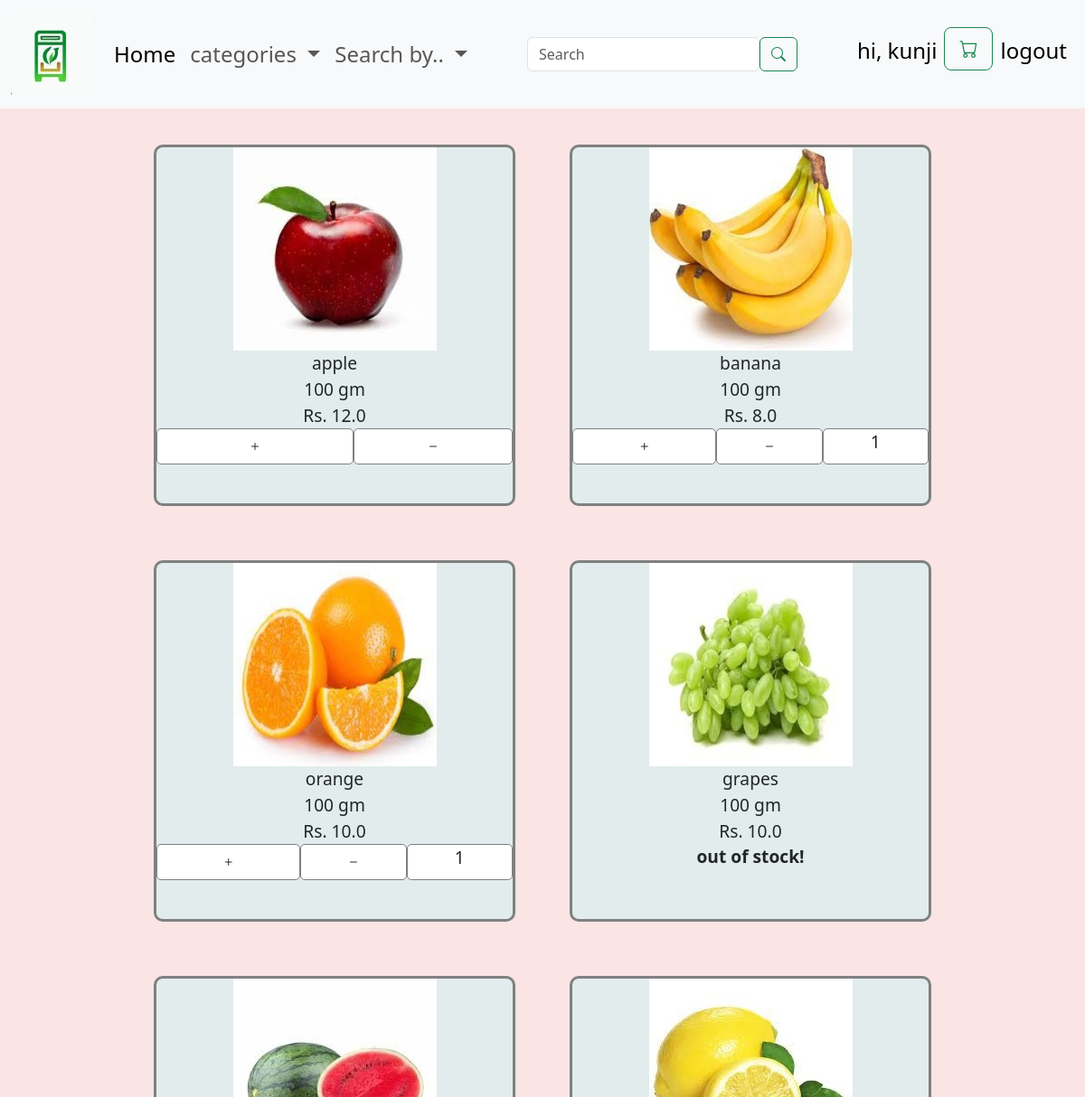
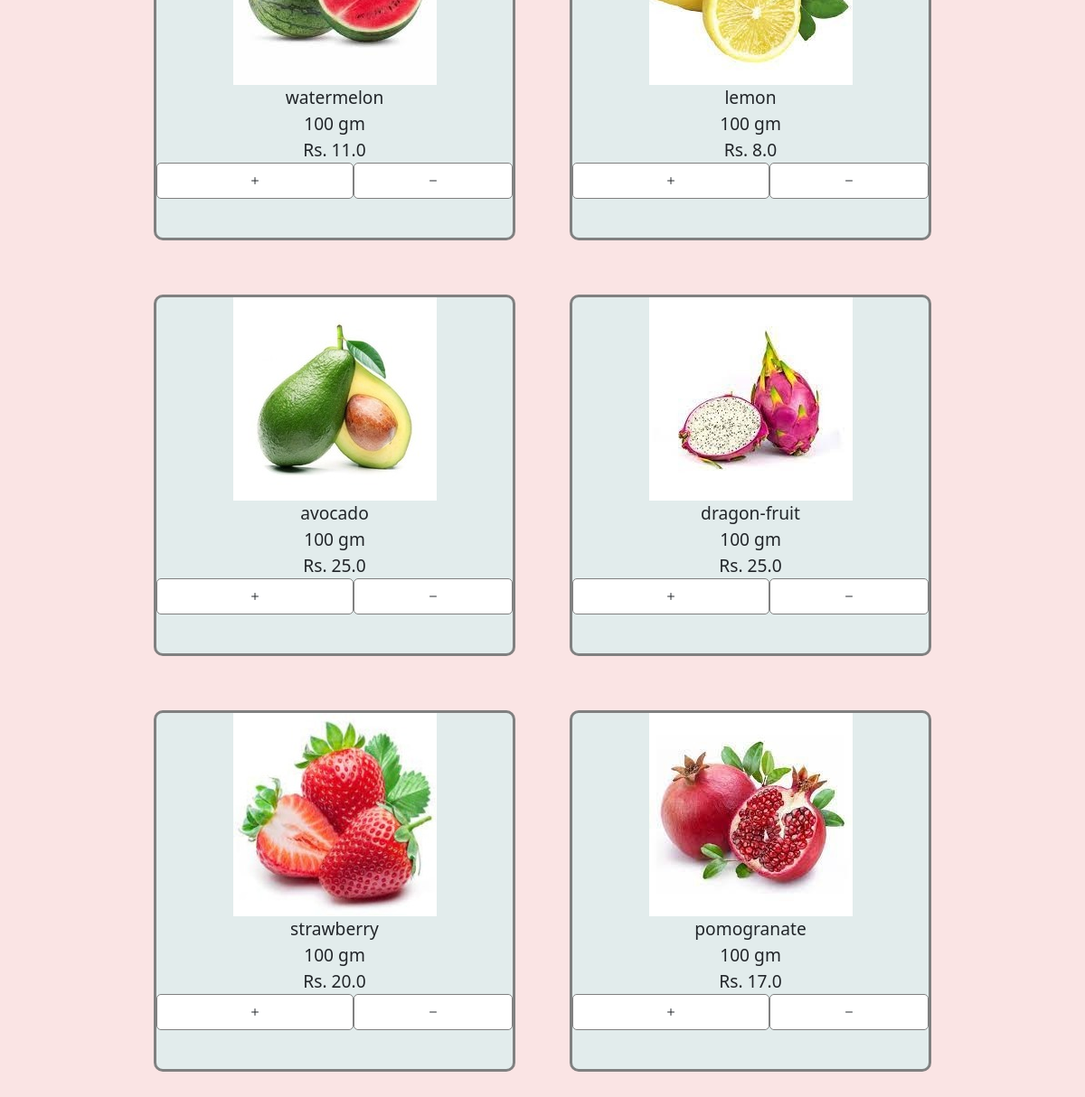
Screenshot of /fsearch?category=fruits (signed in) with the database file from the repository (2 pictures, top to bottom).
### application/models.py (models this page shows, shortened)
class user(db.Model,UserMixin):
    id=db.Column(db.Integer(),primary_key=True)
    uname=db.Column(db.String(length=30),nullable=False,unique=True)
    pswdhash=db.Column(db.String(length=60),nullable=False)
    role=db.Column(db.String(length=10),nullable=False,default='User')
    cart = db.relationship('Cart', backref='user', lazy=True)
    @property
    def password(self):
        return self.password

class prod(db.Model):
    id=db.Column(db.Integer(),primary_key=True)
    catid = db.Column(db.Integer(), db.ForeignKey('cat.id',name='fkpc'), nullable=False)
    pname=db.Column(db.String(length=30),nullable=False,unique=True)
    price = db.Column(db.Float, nullable=False)
    unit=db.Column(db.String(length=15),nullable=False)
    qty=db.Column(db.Integer(),nullable=False,default=0)
    stock=db.Column(db.Integer(),nullable=False,default=20)
    sold=db.Column(db.Integer(),nullable=False)

### application/controllers.py (the view, shortened to what this page needs)
@login_required
@app.route('/fsearch',methods=['GET','POST'])
def fsearch():
    d={}
    for i in current_user.cart:
        d[i.Pid]=i.no
    fp = prod.query.all()
    cats=cat.query.all()
    m=False
    product=request.args.get('search')
    if product:
        query = "%"+product+"%"
        fp=prod.query.filter(prod.pname.like(query)).all()
        return render_template('fsearch.html',products=fp)
    category = request.args.get('category')
    price = request.args.get('price')
    expiry = request.args.get('expiry')
    fp = prod.query.all()
    cats=cat.query.all()
    m=False
    if category:
        category="%"+category+"%"
        cate=cat.query.filter(cat.cname.like(category)).first()
        if cate:
            cid=cate.id
            fp = prod.query.filter(prod.catid==cid)
            m=True
        else:
            return render_template('fsearch.html',products=None)
    if expiry:
        fp = [p for p in fp if p.expiry<=expiry]
        m=True
    if not m:
        return render_template('fsearch.html',products=None)
    return render_template('fsearch.html', products=fp,cate=cats,d=d)

### application/models.py (called while the page is built)
@login_manager.user_loader
def load_user(user_id):
    return user.query.get(int(user_id))

### templates/fsearch.html (shortened to what this page needs)
{%extends 'base.html'%}
{%block content%}
<div class="blockcontent">
{%if products%}
<div class="fscont">
{%for j in products%}
<div class="prod">
<div class="pic"><img src="{{ url_for('static', filename='images/prod/'+ j.pname+'.jpeg') }}" alt="product img"></div>
<div class="name">{{j.pname}}</div>
<div class="paq">
    {{j.qty}}
    {{j.unit}}
</div>
<div class="price">Rs. {{j.price}}</div>
{%if j.stock>0%}
<div class="atc">
    <div class="button1">
    <form action="{{ url_for('modifycart', prodid=j.id) }}" method="post">
        <button class="btn" type="submit" name="action" value="add">
            <i class="bi bi-plus"></i>
        </button>
    </form>
    </div>
    <div class="button2">
    <form action="{{ url_for('modifycart', prodid=j.id) }}" method="post">
        <button class="btn" type="submit" name="action" value="remove">
            <i class="bi bi-dash"></i>
        </button>
    </form>
    </div>
    {%if j.id in d and d[j.id]%}
    <div class="qty">{{ d[j.id]}}</div>
    {%endif%}
</div>
{%else%}
<div class="oof"><strong>out of stock!</strong></div>
{%endif%}
</div>
{%endfor%}
</div>
{%else%}
<span><b>Sorry,No such product :/<b></span>
{%endif%}
</div>
{%endblock%}

### templates/base.html (shortened to what this page needs)
<!doctype html>
<html lang="en">
   <head>
      <link href="https://cdn.jsdelivr.net/npm/bootstrap@5.3.1/dist/css/bootstrap.min.css" rel="stylesheet">
      <link href="https://cdn.jsdelivr.net/npm/bootstrap-icons@1.10.5/font/bootstrap-icons.min.css" rel="stylesheet">
      <link rel="stylesheet" href="static/css/hp.css">
      <link rel="stylesheet" href="static/css/fs.css">
      <link rel="stylesheet" href="static/css/base.css">
      <link rel="stylesheet" href="static/css/cart.css">
   </head>
   <body>
      <nav class="navbar navbar-expand-md bg-body-tertiary">
        <div class="container-fluid">
          <a class="navbar-brand" href="#"><img src="{{ url_for('static', filename='images/logo/small.jpg') }}" alt="logo"> </a>
          <div class="collapse navbar-collapse" id="navbarSupportedContent">
            <ul class="navbar-nav mb-2 mb-lg-0">
              <li class="nav-item">
                <a class="nav-link active" aria-current="page" href="{{url_for('hp')}}">Home</a>
              </li>
              <li class="nav-item dropdown">
                <a class="nav-link dropdown-toggle" href="#" role="button" data-bs-toggle="dropdown" aria-expanded="false">
                    categories
                </a>
              </li>
              <li class="nav-item dropdown">
                <a class="nav-link dropdown-toggle" href="#" role="button" data-bs-toggle="dropdown" aria-expanded="false">
                  Search by..
                </a>
              </li>
            </ul>
            <ul class="navbar-nav mx-auto">
              <li class="nav-item">
                  <form class="d-flex" role="search" action="/fsearch" method="GET">
                      <input class="form-control" style="max-width: 700px;" type="search" name="search" placeholder="Search" aria-label="Search">
                      <button class="btn btn-outline-success" type="submit">
                          <i class="bi bi-search"></i>
                      </button>
                  </form>
              </li>
             </ul>
            <ul class="navbar-nav mb-2 navright">
            <li class="nav-item ">
              <a class="nav-link active custom-link" aria-current="page" href="#">hi, {{current_user.uname}}</a>
            </li>
            <li class="nav-item">
            <a href="{{ url_for('cart') }}" class="btn btn-outline-success btn-lg">
            <i class="bi bi-cart bi-lg"></i>
            </a>
            </li>
            <li class="nav-item ">
                <a class="nav-link active custom-link" aria-current="page" href="{{ url_for('logout') }}">logout</a>
            </li>
          </ul>
          </div>
        </div>
      </nav>
            {%block content%}
            {% endblock %}
   </body>
</html>

### static/css/hp.css (style rules this page uses)
.blockcontent { margin-top: 60px; }
.hpcat .prod .atc .button1,.button2,.qty { border: 1px solid grey; background-color: rgb(255, 255, 255); flex-grow: 1; flex-basis: 0; border-radius: 5px; }

### static/css/fs.css (style rules this page uses)
.fscont { display: flex; flex-wrap: wrap; justify-content: center; }
.fscont .prod { border: 3px solid grey; margin: 30px; width: 400px; height: 400px; text-align: center; border-radius: 10px; background-color: rgb(226, 236, 236); font-size:larger; }
.fscont .prod .atc { display: flex; flex-wrap: wrap; }
.fscont .prod .atc .button1,.button2,.qty { border: 1px solid grey; background-color: rgb(255, 255, 255); flex-grow: 1; border-radius: 5px; }
.fscont button { width:100%; }

### static/css/base.css (style rules this page uses)
.navbar { position: fixed; top: 0; left: 0; width: 100%; padding: 10px 0; z-index: 9999; }
.nav-item { font-size:x-large; }
html { scroll-behavior: smooth; }

### templates/base.html (style rules this page uses)
body { background-color: rgb(250, 228, 228); }

### rows the page displays
user: uname "kunji"
prod: pname (picture), pname "apple", qty "100", unit "gm", price "12.0"
prod: pname (picture), pname "banana", qty "100", unit "gm", price "8.0", catid "1"
prod: pname (picture), pname "orange", qty "100", unit "gm", price "10.0", d "1"
prod: pname (picture), pname "grapes", qty "100", unit "gm", price "10.0", stock "out of stock!"
prod: pname (picture), pname "watermelon", qty "100", unit "gm", price "11.0"
prod: pname (picture), pname "lemon", qty "100", unit "gm", price "8.0"
prod: pname (picture), pname "avocado", qty "100", unit "gm", price "25.0"
prod: pname (picture), pname "dragon-fruit", qty "100", unit "gm", price "25.0"
prod: pname (picture), pname "strawberry", qty "100", unit "gm", price "20.0"
prod: pname (picture), pname "pomogranate", qty "100", unit "gm", price "17.0"
